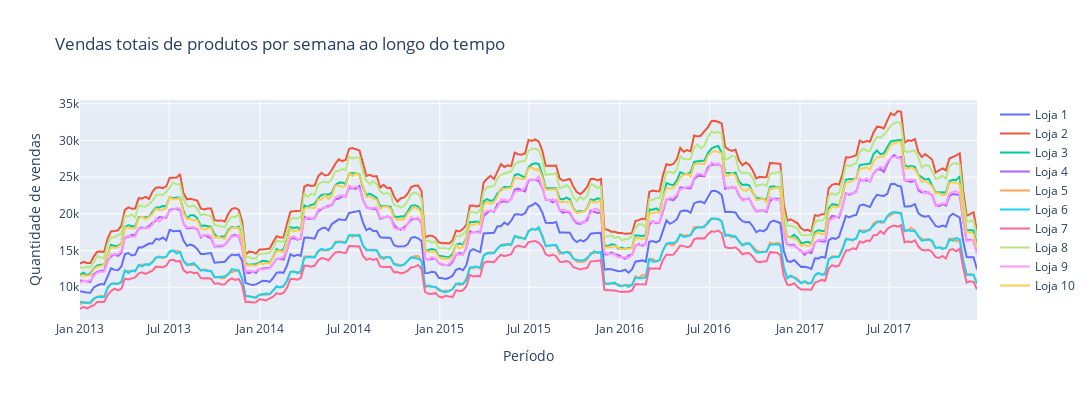

Notebook code cell kept with this figure:
### Code cell
fig = go.Figure()

for i in range(df_week.shape[1]):
    fig.add_trace(go.Scatter(
        x=df_week.index,
        y=df_week[('sales',  i + 1)],
        name='Loja ' + str(i + 1)
    ))

fig.update_layout(
    title='<span>Vendas totais de produtos por semana ao longo do tempo</span>', 
    autosize=False,
    width=1300,
    height=400,
    xaxis=dict(title='<span>Período</span>'),
    yaxis=dict(title='<span>Quantidade de vendas</span>')
)
fig.show()

### Figure 1 — Plotly figure (JSON) as saved in the notebook; plotly's stock layout.template omitted (floating-point values rounded to 4 significant figures; data arrays with more than 128 entries replaced by an {"elided": "..."} marker saying what was removed)
{"data": [{"name": "Loja 1", "type": "scatter", "x": {"elided": "261 str values"}, "y": {"elided": "261 int values"}}, {"name": "Loja 2", "type": "scatter", "x": {"elided": "261 str values"}, "y": {"elided": "261 int values"}}, {"name": "Loja 3", "type": "scatter", "x": {"elided": "261 str values"}, "y": {"elided": "261 int values"}}, {"name": "Loja 4", "type": "scatter", "x": {"elided": "261 str values"}, "y": {"elided": "261 int values"}}, {"name": "Loja 5", "type": "scatter", "x": {"elided": "261 str values"}, "y": {"elided": "261 int values"}}, {"name": "Loja 6", "type": "scatter", "x": {"elided": "261 str values"}, "y": {"elided": "261 int values"}}, {"name": "Loja 7", "type": "scatter", "x": {"elided": "261 str values"}, "y": {"elided": "261 int values"}}, {"name": "Loja 8", "type": "scatter", "x": {"elided": "261 str values"}, "y": {"elided": "261 int values"}}, {"name": "Loja 9", "type": "scatter", "x": {"elided": "261 str values"}, "y": {"elided": "261 int values"}}, {"name": "Loja 10", "type": "scatter", "x": {"elided": "261 str values"}, "y": {"elided": "261 int values"}}], "layout": {"autosize": false, "height": 400, "title": {"text": "<span>Vendas totais de produtos por semana ao longo do tempo</span>"}, "width": 1300, "xaxis": {"title": {"text": "<span>Período</span>"}}, "yaxis": {"title": {"text": "<span>Quantidade de vendas</span>"}}}}
